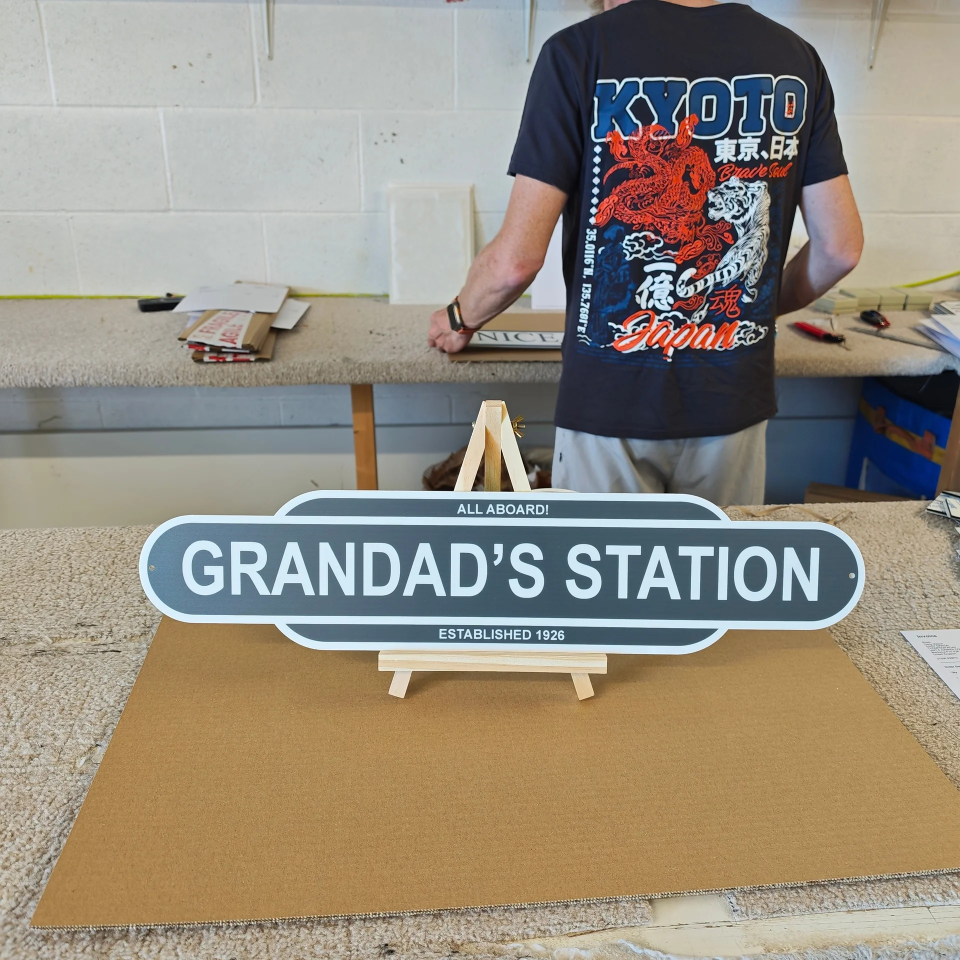
#> input picture Content Pipeline/Creative Studio/active/DM-C017-synthetic-sign-turn/source/max-workshop-back-reference.webp, 1920 x 1920 px (shown at 1/2 size)
$ python -i hook_pill.py   (imports and definitions only)
#> lines starting #> are read from the running program, lines starting #| are printed output that depends on the picture
#!/usr/bin/env python3
"""Burn the on-screen hook onto a slide - staggered position, colour off the frame.

WHY. Max, 30 Jul 2026: "If we're gonna do carousels, I would stagger the on-screen
hook so it's up, down, up, down, or just move them around. In the same place, it
just starts to look like AI placement. Colour too. If you can change the colour of
the bubble to match the vibe of the video, that would be good."

Both are the same problem. A pill stamped at the same coordinates in the same
colour on every slide is a template, and a template reads as machine-made however
good the photograph underneath is.

TWO RULES THIS ENFORCES

1. POSITION. Nine slots - three vertical bands x three horizontal - and no two
   consecutive slides may share either coordinate. Slot 1 is always top, because
   that is the frame a scrolling viewer sees; after that it walks.

   The middle vertical band does not exist. The face and the sign's printed
   wording fill roughly 25-85% of a 4:5 frame and they are the two things the
   viewer came for. See ../PUBLISH_READINESS.md.

2. COLOUR comes from what the SIGN IS, declared per slide, and every value is a
   REAL production colourway out of
   projects/daisy-street-sign/production/product-rules.json - the same file the
   laser reads. If the pill is sage, it is the sage we actually print.

   `--auto-colour` samples the frame instead, and it is the wrong tool 90% of the
   time. Written, run, and demoted the same afternoon: sampling all five office
   frames returned blush for every one of them, because a white unit full of
   timber, kraft boxes and skin has exactly one hue. Hue-matching a beige room can
   only ever return beige. "Match the vibe" means the garden bar is grass and the
   Christmas sign is burgundy - that is semantic, and a histogram cannot see it.

   Text colour is whichever of ink/paper clears WCAG AA (4.5:1) against the fill,
   computed, not eyeballed. Blush with white text is unreadable and looks like a
   bug.

Usage:
    python3 hook_pill.py --font Poppins-ExtraBold.ttf \
        --slide frame1.png "this is a warning, not a decoration" \
        --slide frame2.png "the finally is doing a lot of work" \
        --out-dir ./out
"""

import argparse
import colorsys
import json
import os

from PIL import Image, ImageDraw, ImageFont

HERE = os.path.dirname(os.path.abspath(__file__))
RULES = os.path.normpath(os.path.join(
    HERE, "..", "..", "projects", "daisy-street-sign", "production",
    "product-rules.json"))

INK = (14, 14, 14)          # --ink   #0E0E0E
PAPER = (255, 255, 255)     # --paper #FFFFFF
BURGUNDY = "#6E1B2D"        # VIDEO_CAPTION_SYSTEM.md 1.2, the brand accent

W, H = 1080, 1350           # 4:5
BANDS = {"top": 0.075, "low": 0.855}
COLS = {"left": 0.30, "centre": 0.50, "right": 0.70}


# [11 lines left out: function colourways, not called in this run]


def hex_rgb(h):
    h = h.lstrip("#")
    return tuple(int(h[i:i + 2], 16) for i in (0, 2, 4))


def _lin(c):
    c /= 255.0
    return c / 12.92 if c <= 0.04045 else ((c + 0.055) / 1.055) ** 2.4


def luminance(rgb):
    r, g, b = (_lin(c) for c in rgb)
    return 0.2126 * r + 0.7152 * g + 0.0722 * b


# [77 lines left out: functions contrast, accent_hue, pick_colour, slots, not called in this run]


def crop45(path, top_frac=0.07):
#> called with top_frac = 0.07
    im = Image.open(path).convert("RGB")
#> im is the input picture: PIL image 1920x1920 RGB; mean R, G, B 149.8, 141.7, 128.1
    ch = int(im.width / 0.8)
#> ch = 2400
    y0 = min(int(im.height * top_frac), max(0, im.height - ch))
#> y0 = 0
    return im.crop((0, y0, im.width, y0 + ch)).resize((W, H), Image.LANCZOS)
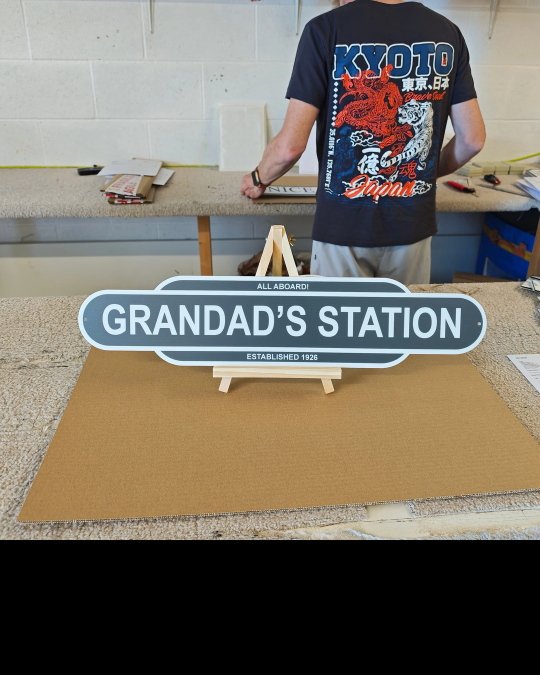
#> returned value: PIL image 1080x1350 RGB (shown at 1/2 size); mean R, G, B 119.9, 113.3, 102.5


# [83 lines left out: functions draw, main, not called in this run]


# [2 lines not run here, left out]

>>> result = crop45('../Creative Studio/active/DM-C017-synthetic-sign-turn/source/max-workshop-back-reference.webp')

$ run again, on Content Pipeline/Creative Studio/active/DM-C017-synthetic-sign-turn/source/max-workshop-side-reference.webp
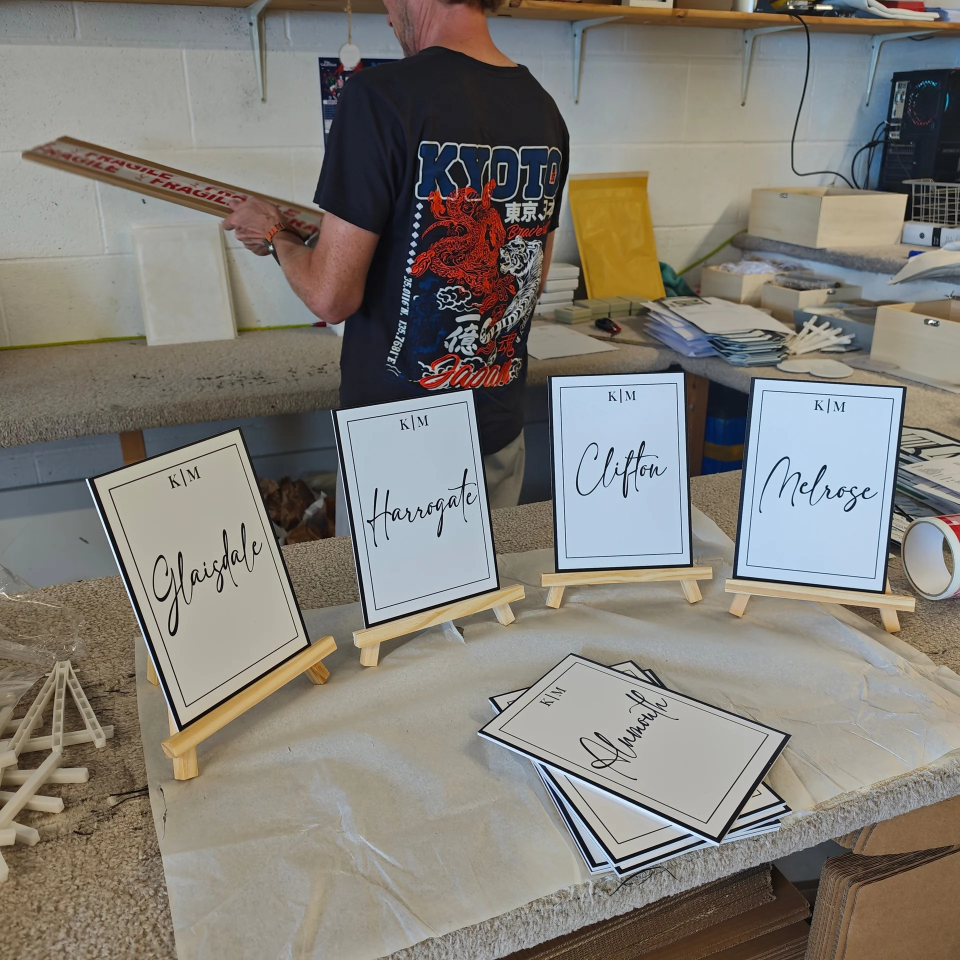
#> input picture Content Pipeline/Creative Studio/active/DM-C017-synthetic-sign-turn/source/max-workshop-side-reference.webp, 1920 x 1920 px (shown at 1/2 size)
#> in crop45, im is the input picture: PIL image 1920x1920 RGB; mean R, G, B 130.7, 127, 120
#> in crop45, `return im.crop((0, y0, im.width, y0 + ch)).resize((W, H), Image.LANCZOS)`:
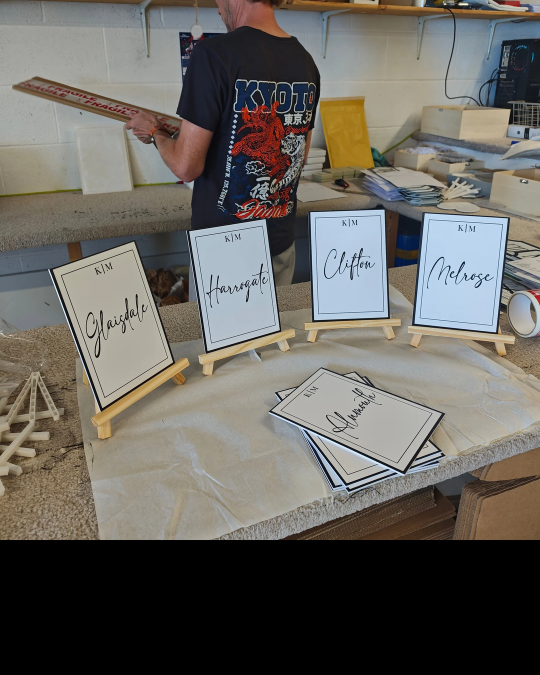
#> returned value: PIL image 1080x1350 RGB (shown at 1/2 size); mean R, G, B 104.6, 101.6, 96
